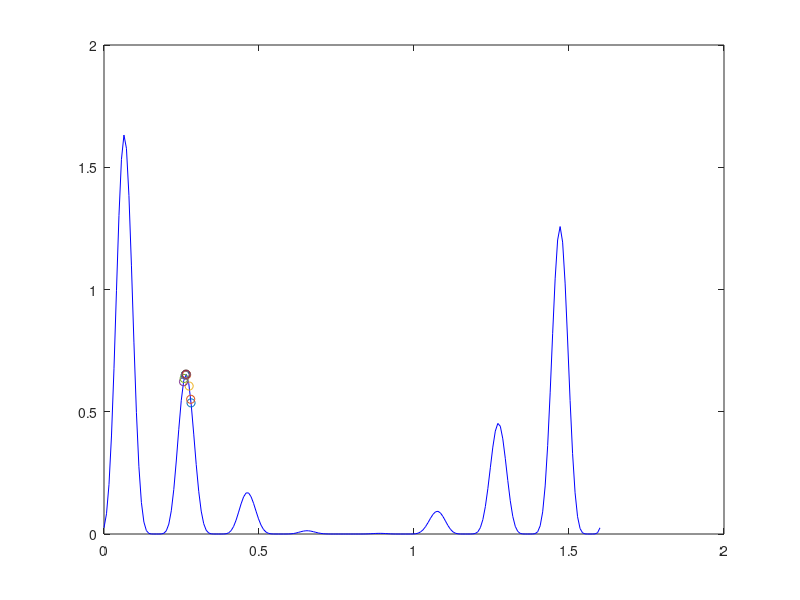
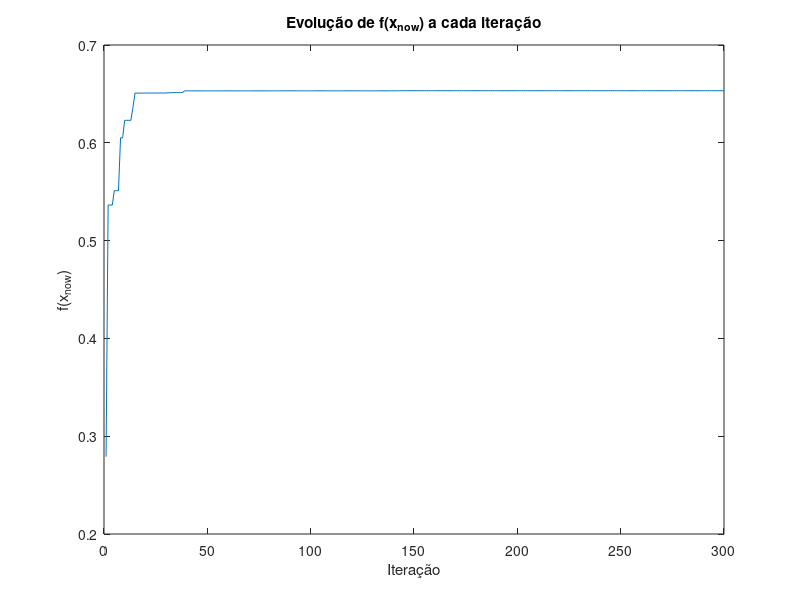

These charts were generated, in order, by the following MATLAB code:
close all 
clear all
f = @(x) 4*(sin(5*pi*x+0.5)).^6 .* exp(log2((x-0.8).^2)); % what is this
x = linspace(0,1.6,200); 
y=f(x);
plot(x,y,'b');
hold on 
i = 1;
delta = 0.02;
x_now = rand * 1.6;
x_old = x_now;
f_evolucao = zeros(1, 300);
while i <= 300
valor_rand = (rand - 0.5) * delta;
x_now = x_old + 2 * valor_rand;
if f(x_now) > f(x_old)
    %ta a subir

    plot(x_now,f(x_now), 'o')
    x_old = x_now;
end 
f_evolucao(i) = f(x_old);
i = i + 1;

end

figure;
plot(1:(i - 1), f_evolucao); % plota a evolução de f(x_now)
xlabel('Iteração');
ylabel('f(x_{now})');
title('Evolução de f(x_{now}) a cada iteração');
